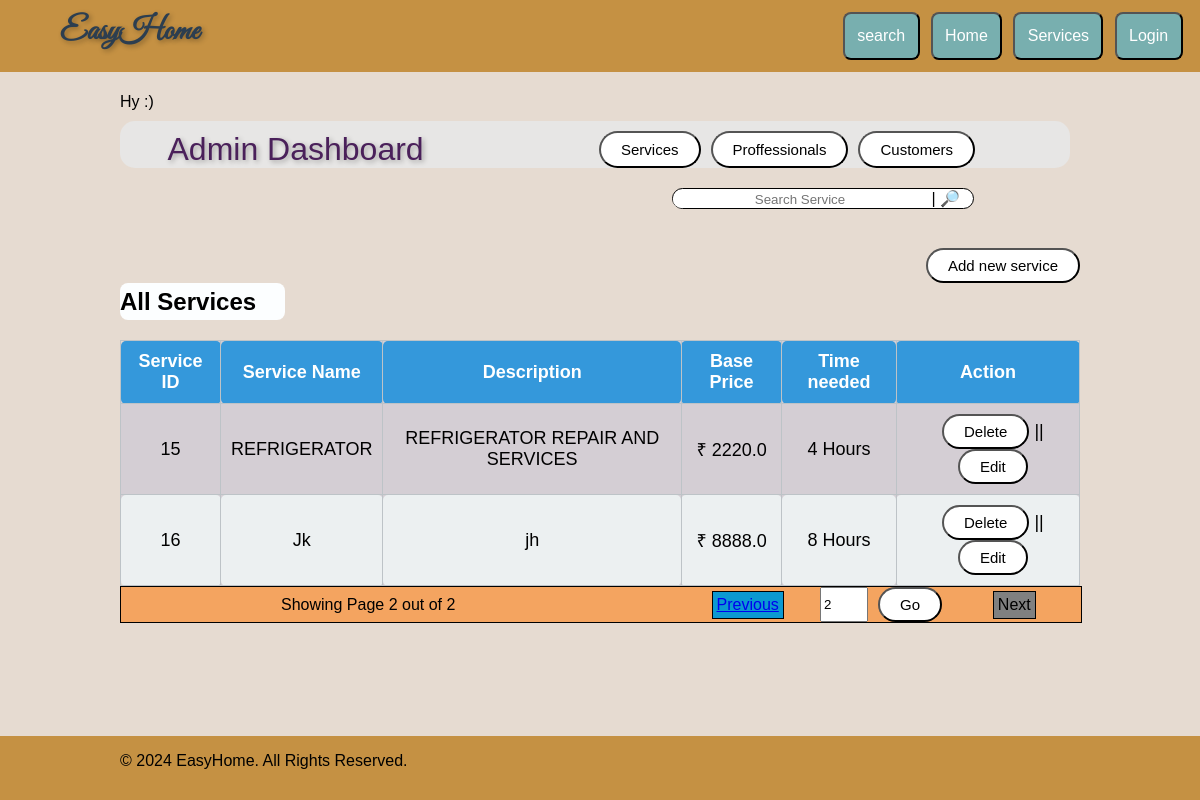
Screenshot of /admin_service?page=2 (signed in) with the database file from the repository.
### app.py (models this page shows, shortened)
class Services(db.Model):
    service_id= db.Column(db.Integer, primary_key = True)
    service_name= db.Column(db.String(50)  )
    service_desc= db.Column(db.String(200) )
    service_b_price= db.Column(db.Float() ,nullable= False)
    time_required =db.Column(db.String,  nullable=False)

### app.py (the view, shortened to what this page needs)
@app.route("/admin_service", methods=['POST', 'GET'])
@admin_only
def service():
    per_page= 5
    page= request.args.get('page',1,int)
    query = request.args.get('word')
    if query:
        serv = Services.query.filter(or_ (Services.service_name.like(f'%{query}%'), Services.service_desc.like(f'%{query}%'), Services.service_id.like(f'%{query}%'))).paginate(page= page, per_page=per_page)
    else:serv=Services.query.paginate(page= page, per_page=per_page)
    del1= None
    edit1 =None
    if request.method == 'POST':
        del1= request.form.get("del")
        edit1=request.form.get("edit1")
    if edit1:
        service1= Services.query.get(edit1)
        if service1:
            flag2=service1.service_id
            return redirect(f"/admin_service/{flag2}" )
    return render_template("admin_service.html",serv=serv )

### app.py (called while the page is built)
def admin_only(f):
    @wraps(f)
    def admin1(*args, **kwargs):
        if session :
            user =session.get('type1')
            if user == 'admin':
                flash('You need to be logged in as an admin to access this page.', 'warning')
                return f(*args, **kwargs)
            else: return redirect('/dashboard')
        else: return redirect('/login')
    return admin1

### templates/admin_service.html (shortened to what this page needs)
{% extends "admin.html" %}
{% block admin %}
<div class="panel">
<div class="flex_button panel">
    <div style="width: 300px; margin-left: 30px;" class="searchbar flex_button" >
        <form action="/admin_service" >
            <input style="width: 250px;" margin: 0;" id="searchbox" name="word" value="{{request.args.get('word', '')}}"  required  placeholder="Search Service">
            | <button  style="all: initial;" id='search_button' type="submit">🔎</button>
        </form>
    </div>
</div>
<div  class="button_end" >
    <button  onclick="location.href='/admin_service/add';">
        Add new service
    </button>
</div>
<div class="table_lebel">
    All Services
</div>
<table>
    <thead>
        <tr>
            <th>Service ID</th>
            <th>Service Name</th>
            <th>Description</th>
            <th>Base Price</th>
            <th>Time needed</th>
            <th>Action</th>
        </tr>
    </thead>
    <tbody>
    {% for service in serv %}
    <tr>
      <td> {{service.service_id}}</td>
      <td> {{service.service_name}}</td>
      <td> {{service.service_desc}}</td>
      <td> ₹ {{service.service_b_price}}</td>
      <td> {{service.time_required}} Hours</td>
      <td><form action="/admin_service" method="POST">
        <button name="del" value="{{service.service_id}}" type="submit">Delete</button> ||
      <form action="/admin_service" method="POST">
        <button name="edit1" value="{{service.service_id}}" type="submit">Edit</button></td>
       </tr>
{% endfor %}
    </tbody>
</table>
<div class="paginator">
  <div style="justify-content: flex-start; align-items: center;">
     Showing Page {{serv.page}} out of {{serv.pages}}
  </div>
  <div style="justify-content: flex-start;" >
  <div style="justify-content: flex-start;">
      {% if serv.has_prev %}
          <a  id="active_pgntr" href="{{ url_for('service', page=serv.prev_num) }}" >Previous</a>
      {% else %}
          <a>Previous</a>
      {% endif %}
  </div>
  <div style=" justify-content: center;">
  <form style="display:flex;" action="{{ url_for('service')}}">
      <input style="width:40px;" id="page_a" name='page' value="{{serv.page}}">
      <button type="submit"> Go </button>
  </form>
  </div>
  <div style="justify-content: flex-end;">
  {% if serv.has_next %}
      <a id="active_pgntr" href="{{ url_for('service', page=serv.next_num) }}">Next</a>
  {% else %}
      <a >Next</a>
  {% endif %}
  </div>
  </div>
</div>
</body>
</html>
{% endblock %}

### static/style.css (style rules this page uses)
body, html { margin: 0; padding-top: 3%; padding-bottom: 3%; box-sizing: border-box; background: rgb(230, 219, 209); }
.panel { margin-left: 10%; margin-right: 10%; }
button { padding: 7px 20px; font-size: 15px; margin-left: 10px; border-radius: 40px; cursor: pointer; background-color: #ffffff; }
.button_end { display: flex; justify-content: flex-end; height: 5%; margin-top: 3%; margin-left: 12px; }
.table_lebel { display: inline-block; padding-right: 3%; font-size: 150%; font-weight: bold; border-radius: 8px; padding-top: 0.5%; padding-bottom: 0.5%; background-color: #fcfeff; }
table { background: #d4ced4; width: 100%; margin: 20px auto; border-collapse: collapse; font-size: 18px; border-radius: 8px; margin-bottom: 0; }
table, th, td { border: 1px solid #bdc3c7; }
th { background-color: #3498db; color: white; padding: 10px; font-weight: bold; }
td { padding: 10px; text-align: center; }
tr:nth-child(even) { background-color: #ecf0f1; }
td, th { border-radius: 5px; }
.flex_button { display: flex; align-items: center; justify-content: space-between; gap: 10px }
.flex_button button { margin: 0; justify-content: flex-end; border-radius:10px; border: 1px solid black ; }
.searchbar { width: 80%; margin: 10px; background: #ffffff; border: 1px solid rgb(0, 0, 0); border-radius: 20px; border-collapse: collapse; }
#searchbox { width: 80%; height: 100%; border: none; border-radius: 20px; border-collapse: collapse; border-top-right-radius:0; border-bottom-right-radius:0; text-align: center; }
#search_button { margin: 0; width: 10px; border: none; text-overflow: ellipsis; border-radius: 20px; }
.paginator { background: sandybrown; border: 1PX solid black; border-radius: 0; width: 100%; display: flex; justify-content: flex-end; padding: 0; margin: 0; }
.paginator div { display: flex; width:400px ; }
.paginator div div { display: flex; flex:1; }
.paginator div div a { border: 1px solid black ; background: gray; cursor: no-drop; margin: auto; padding: 4px; }
#active_pgntr { background: rgb(11, 153, 209); cursor: pointer; }

### rows the page displays
Services: service_id "15", service_name "REFRIGERATOR", service_desc "REFRIGERATOR REPAIR AND SERVICES", service_b_price "2220.0", time_required "4"
Services: service_id "16", service_name "Jk", service_desc "jh", service_b_price "8888.0", time_required "8"

### other values shown
{{ serv.page }} "2"
{{ serv.pages }} "2"
